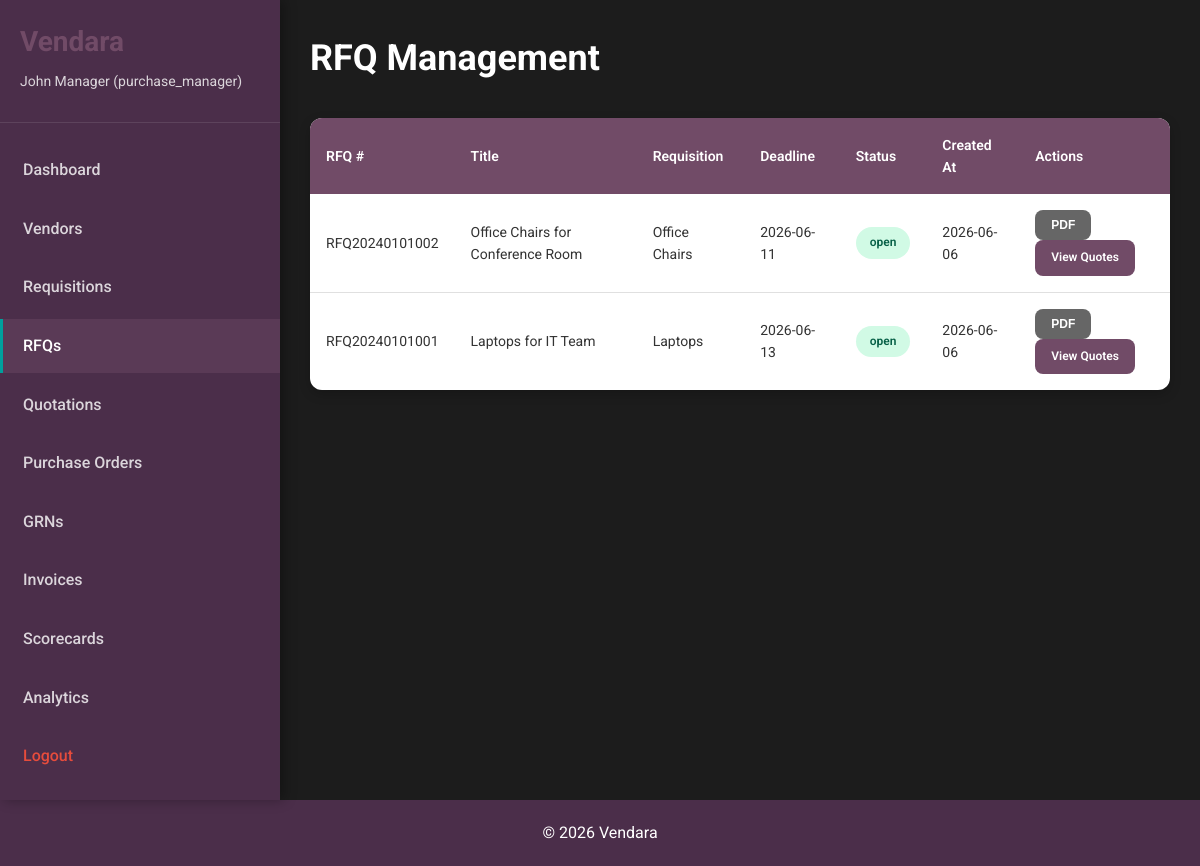
Page /rfqs (signed in) on the committed database.
### app.py (models this page shows)
class RFQ(db.Model):
    __tablename__ = 'rfqs'
    id = db.Column(db.Integer, primary_key=True)
    rfq_number = db.Column(db.String(50), unique=True, nullable=False)
    requisition_id = db.Column(db.Integer, db.ForeignKey('requisitions.id'), nullable=False)
    title = db.Column(db.String(200), nullable=False)
    description = db.Column(db.Text)
    deadline = db.Column(db.Date, nullable=False)
    status = db.Column(db.String(20), default='open')
    created_by = db.Column(db.Integer, db.ForeignKey('users.id'), nullable=False)
    created_at = db.Column(db.DateTime, default=datetime.utcnow)
    requisition = db.relationship('Requisition', backref='rfqs')
    creator = db.relationship('User', backref='created_rfqs')

class Requisition(db.Model):
    __tablename__ = 'requisitions'
    id = db.Column(db.Integer, primary_key=True)
    requisition_number = db.Column(db.String(50), unique=True, nullable=False)
    item_name = db.Column(db.String(200), nullable=False)
    description = db.Column(db.Text)
    quantity = db.Column(db.Integer, nullable=False)
    unit = db.Column(db.String(20), nullable=False)
    estimated_budget = db.Column(db.Float, nullable=False)
    department = db.Column(db.String(100), nullable=False)
    urgency = db.Column(db.String(20), default='normal')
    requested_by = db.Column(db.Integer, db.ForeignKey('users.id'), nullable=False)
    status = db.Column(db.String(20), default='draft')
    approved_by = db.Column(db.Integer, db.ForeignKey('users.id'))
    approved_at = db.Column(db.DateTime)
    remarks = db.Column(db.Text)
    created_at = db.Column(db.DateTime, default=datetime.utcnow)
    requester = db.relationship('User', foreign_keys=[requested_by], backref='requisitions')
    approver = db.relationship('User', foreign_keys=[approved_by], backref='approved_requisitions')

### app.py (the view)
@app.route('/rfqs')
@login_required
def rfqs():
    rfqs = RFQ.query.order_by(RFQ.created_at.desc()).all()
    return render_template('rfqs.html', rfqs=rfqs, action='view')

### app.py (called while the page is built)
def is_logged_in():
    return 'user_id' in session

def login_required(f):
    from functools import wraps
    @wraps(f)
    def decorated_function(*args, **kwargs):
        if not is_logged_in():
            flash('Please login to access this page.', 'warning')
            return redirect(url_for('login'))
        return f(*args, **kwargs)
    return decorated_function

### templates/rfqs.html (shortened to what this page needs)
{% extends "base.html" %}
{% block content %}
<div class="dashboard-container">
    <aside class="sidebar">
        <div class="sidebar-header">
            <h2>Vendara</h2>
            <p>{{ session.user_name }} ({{ session.user_role }})</p>
        </div>
        <nav class="sidebar-nav">
            <ul>
                <li>
                    <a href="{{ url_for('dashboard') }}">Dashboard</a>
                </li>
                <li>
                    <a href="{{ url_for('vendors') }}">Vendors</a>
                </li>
                <li>
                    <a href="{{ url_for('requisitions') }}">Requisitions</a>
                </li>
                <li class="active">
                    <a href="{{ url_for('rfqs') }}">RFQs</a>
                </li>
                <li>
                    <a href="{{ url_for('quotations') }}">Quotations</a>
                </li>
                <li>
                    <a href="{{ url_for('purchase_orders') }}">Purchase Orders</a>
                </li>
                <li>
                    <a href="{{ url_for('grns') }}">GRNs</a>
                </li>
                <li>
                    <a href="{{ url_for('invoices') }}">Invoices</a>
                </li>
                <li>
                    <a href="{{ url_for('scorecards') }}">Scorecards</a>
                </li>
                <li>
                    <a href="{{ url_for('analytics') }}">Analytics</a>
                </li>
                <li>
                    <a href="{{ url_for('logout') }}" class="logout">Logout</a>
                </li>
            </ul>
        </nav>
    </aside>
    <main class="main-content">
        <div class="content-header">
            <h1>RFQ Management</h1>
        </div>
        <div class="table-container">
            <table class="table">
                <thead>
                    <tr>
                        <th>RFQ #</th>
                        <th>Title</th>
                        <th>Requisition</th>
                        <th>Deadline</th>
                        <th>Status</th>
                        <th>Created At</th>
                        <th>Actions</th>
                    </tr>
                </thead>
                <tbody>
                    {% if rfqs %}
                        {% for rfq in rfqs %}
                        <tr>
                            <td>{{ rfq.rfq_number }}</td>
                            <td>{{ rfq.title }}</td>
                            <td>{{ rfq.requisition.item_name }}</td>
                            <td>{{ rfq.deadline.strftime('%Y-%m-%d') }}</td>
                            <td>
                                <span class="status status-{{ rfq.status }}">{{ rfq.status }}</span>
                            </td>
                            <td>{{ rfq.created_at.strftime('%Y-%m-%d') }}</td>
                            <td>
                                <button onclick="alert('PDF Preview: {{ rfq.rfq_number }}')" class="btn btn-sm btn-secondary">PDF</button>
                                <a href="{{ url_for('compare_quotations', rfq_id=rfq.id) }}" class="btn btn-sm btn-primary">View Quotes</a>
                            </td>
                        </tr>
                        {% endfor %}
                    {% else %}
                        <tr>
                            <td colspan="7" class="no-data">No RFQs found</td>
                        </tr>
                    {% endif %}
                </tbody>
            </table>
        </div>
    </main>
</div>
{% endblock %}

### static/style.css (style rules this page uses)
* { margin: 0; padding: 0; box-sizing: border-box; }
body { font-family: 'Roboto', 'Segoe UI', Tahoma, Geneva, Verdana, sans-serif; background-color: #1C1C1C; color: #FFFFFF; line-height: 1.6; }
.dashboard-container { display: flex; min-height: 100vh; }
.sidebar { width: 280px; background: #4B2E4A; color: white; padding: 20px 0; position: fixed; height: 100vh; overflow-y: auto; box-shadow: 4px 0 12px rgba(0,0,0,0.3); }
.sidebar-header { padding: 0 20px 30px; border-bottom: 1px solid rgba(255,255,255,0.1); }
.sidebar-header h2 { font-size: 28px; margin-bottom: 5px; font-weight: 700; color: #714B67; }
.sidebar-header p { font-size: 14px; opacity: 0.8; }
.sidebar-nav ul { list-style: none; padding: 20px 0; }
.sidebar-nav ul li { margin-bottom: 5px; }
.sidebar-nav ul li a { display: block; padding: 14px 20px; color: rgba(255,255,255,0.8); text-decoration: none; transition: all 0.3s; border-left: 3px solid transparent; font-weight: 500; }
.sidebar-nav ul li.active a { background: rgba(113, 75, 103, 0.4); color: white; border-left-color: #00A09D; }
.sidebar-nav ul li a.logout { color: #E74C3C; }
.main-content { flex: 1; margin-left: 280px; padding: 30px; background: #1C1C1C; }
.content-header { display: flex; justify-content: space-between; align-items: center; margin-bottom: 30px; }
.content-header h1 { color: #FFFFFF; font-size: 36px; font-weight: 700; }
.btn { padding: 12px 24px; border: none; border-radius: 8px; font-size: 14px; font-weight: 600; cursor: pointer; text-decoration: none; display: inline-block; transition: all 0.3s; }
.btn-primary { background-color: #714B67; color: white; }
.btn-secondary { background-color: #666; color: white; }
.btn-sm { padding: 8px 16px; font-size: 12px; }
.table-container { background: #FFFFFF; border-radius: 12px; box-shadow: 0 4px 12px rgba(0,0,0,0.2); overflow-x: auto; }
.table { width: 100%; border-collapse: collapse; }
.table thead { background: #714B67; color: white; }
.table thead th { padding: 16px; text-align: left; font-weight: 600; font-size: 14px; }
.table tbody tr { border-bottom: 1px solid #E0E0E0; }
.table tbody td { padding: 16px; font-size: 14px; color: #333; }
.table tbody tr:last-child { border-bottom: none; }
.status { display: inline-block; padding: 6px 14px; border-radius: 20px; font-size: 12px; font-weight: 600; }
.status-open { background-color: #D1FAE5; color: #065F46; }

### rows in the picture
RFQ: rfq_number "RFQ20240101002", title "Office Chairs for Conference Room", requisition.item_name "Office Chairs", deadline "2026-06-11", status "open", created_at "2026-06-06"
RFQ: rfq_number "RFQ20240101001", title "Laptops for IT Team", requisition.item_name "Laptops", deadline "2026-06-13", status "open", created_at "2026-06-06"

### other values in the picture
{{ session.user_name }} "John Manager"
{{ session.user_role }} "purchase_manager"
